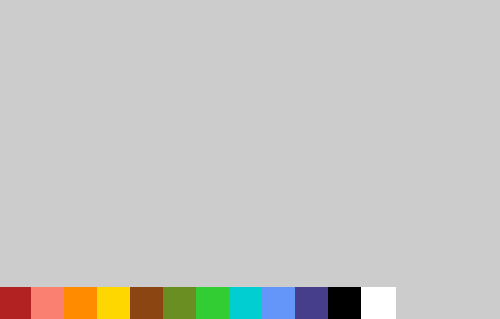
Frame 1 (no input)
Frame 60 (the mouse pressed at the canvas centre just before this capture): identical to frame 1, image omitted
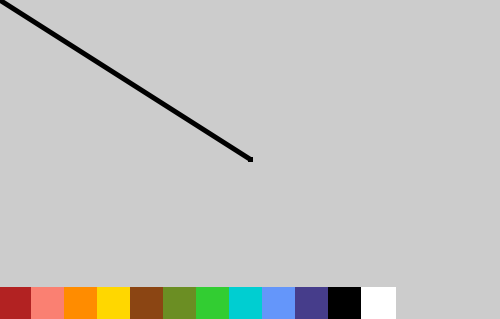
Frame 120 (the mouse held since frame 60 and released just before this capture)

The Processing sketch that drew these frames (run headless with seeded random() and noise(); from frame 60 on, the mouse is pressed at the canvas centre):

// Processing sketch: processing_50616
// ── processing_50616.pde

PImage img;	

int r;
int g;
int b;

void setup() {
  size(500,319);

   
}

void mousePressed(){
 if((mouseX>0)&&(mouseX<30)&&(mouseY>289)&&(mouseY<319)){
   r=178;
   g=34;
   b=34;
 }
 
  if((mouseX>33)&&(mouseX<63)&&(mouseY>289)&&(mouseY<319)){
   r=250;
   g=128;
   b=114;
 }
 
   if((mouseX>66)&&(mouseX<96)&&(mouseY>289)&&(mouseY<319)){
   r=255;
   g=140;
   b=0;
 }
 
   if((mouseX>132)&&(mouseX<162)&&(mouseY>289)&&(mouseY<319)){
   r=139;
   g=69;
   b=19;
 }
 
    if((mouseX>99)&&(mouseX<129)&&(mouseY>289)&&(mouseY<319)){
   r=255;
   g=215;
   b=0;
 }
 
   if((mouseX>165)&&(mouseX<195)&&(mouseY>289)&&(mouseY<319)){
   r=107;
   g=142;
   b=35;
 }
 
   if((mouseX>198)&&(mouseX<228)&&(mouseY>289)&&(mouseY<319)){
   r=50;
   g=205;
   b=50;
 }
 
   if((mouseX>231)&&(mouseX<261)&&(mouseY>289)&&(mouseY<319)){
   r=0;
   g=206;
   b=209;
 }
 
   if((mouseX>264)&&(mouseX<294)&&(mouseY>289)&&(mouseY<319)){
   r=100;
   g=150;
   b=250;
 }
 
   if((mouseX>297)&&(mouseX<327)&&(mouseY>289)&&(mouseY<319)){
   r=70;
   g=61;
   b=139;
 }
 
   if((mouseX>330)&&(mouseX<360)&&(mouseY>289)&&(mouseY<319)){
   r=0;
   g=0;
   b=0;
 }
 
   if((mouseX>363)&&(mouseX<393)&&(mouseY>289)&&(mouseY<319)){
   r=255;
   g=255;
   b=255;
 }
}

void draw() {

  
  
  stroke(r, g, b);
  strokeWeight(5);
  if(mousePressed) {
    line(mouseX, mouseY, pmouseX, pmouseY);
  }
  

  
   stroke(178, 34, 34);
   fill(178, 34, 34);
   smooth();
   rect(0, 289, 30, 30); // rectangles created by x, y, width, height
  
  
  smooth();
  stroke(250,128,114);
  fill(250, 128, 114);
  rect(33, 289, 30, 30); // rectangles created by x, y, width, height
 
  
  stroke(255,140,0);
  fill(255, 140, 0);
  smooth();
  rect(66, 289, 30, 30); // rectangles created by x, y, width, height

  
  stroke(255,215,0);
  fill(255, 215, 0);
  smooth();
  rect(99, 289, 30, 30); // rectangles created by x, y, width, height

  stroke(139,69,19);
  fill(139, 69, 19);
  smooth();
  rect(132, 289, 30, 30); // rectangles created by x, y, width, height

  stroke(107,142,35);
  fill(107, 142, 35);
  smooth();
  rect(165, 289, 30, 30); // rectangles created by x, y, width, height

  stroke(50,205,50);
  fill(50, 205, 50);
  smooth();
  rect(198, 289, 30, 30); // rectangles created by x, y, width, height
 
  stroke(0,206,209);
  fill(0, 206, 209);
  smooth();
  rect(231, 289, 30, 30); // rectangles created by x, y, width, height

  stroke(100,150,250);
  fill(100, 150, 250);
  smooth();
  rect(264, 289, 30, 30); // rectangles created by x, y, width, height
  
  stroke(70,61,139);
  fill(70, 61, 139);
  smooth();
  rect(297, 289, 30, 30); // rectangles created by x, y, width, height
  
  stroke(0,0,0);
  fill(0, 0, 0);
  smooth();
  rect(330, 289, 30, 30); // rectangles created by x, y, width, height
  
  stroke(255,255,255);
  fill(255, 255, 255);
  smooth();
  rect(363, 289, 30, 30); // rectangles created by x, y, width, height
 

}
